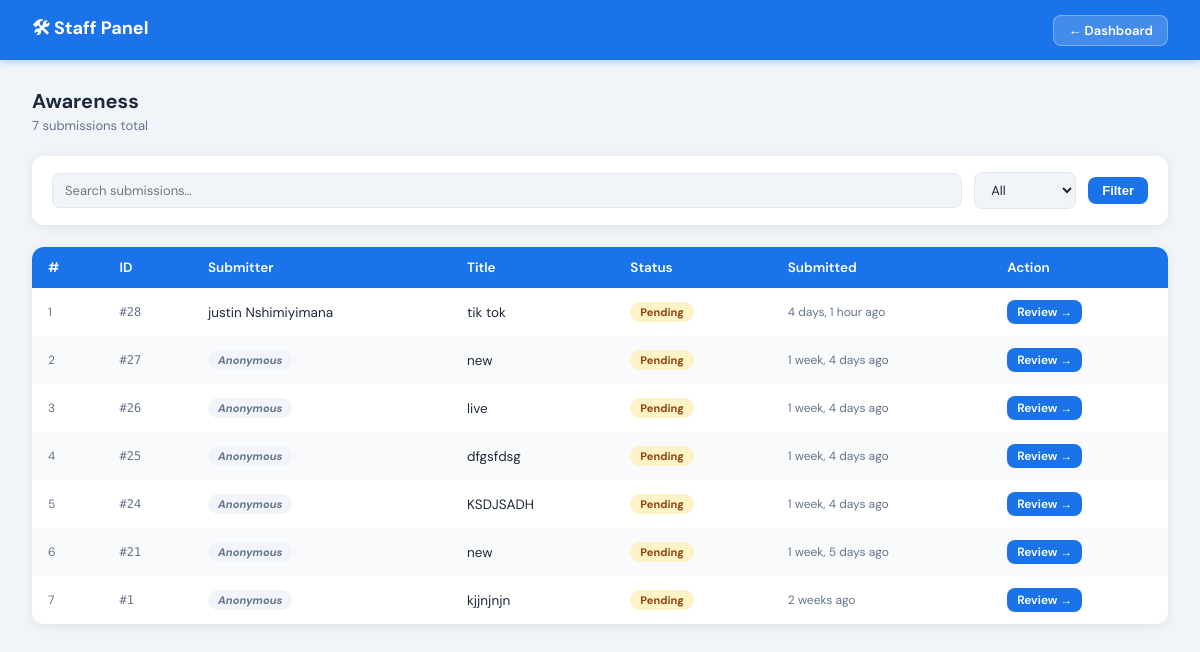
The page /staff/awareness/ (signed in) on the database as committed earlier.
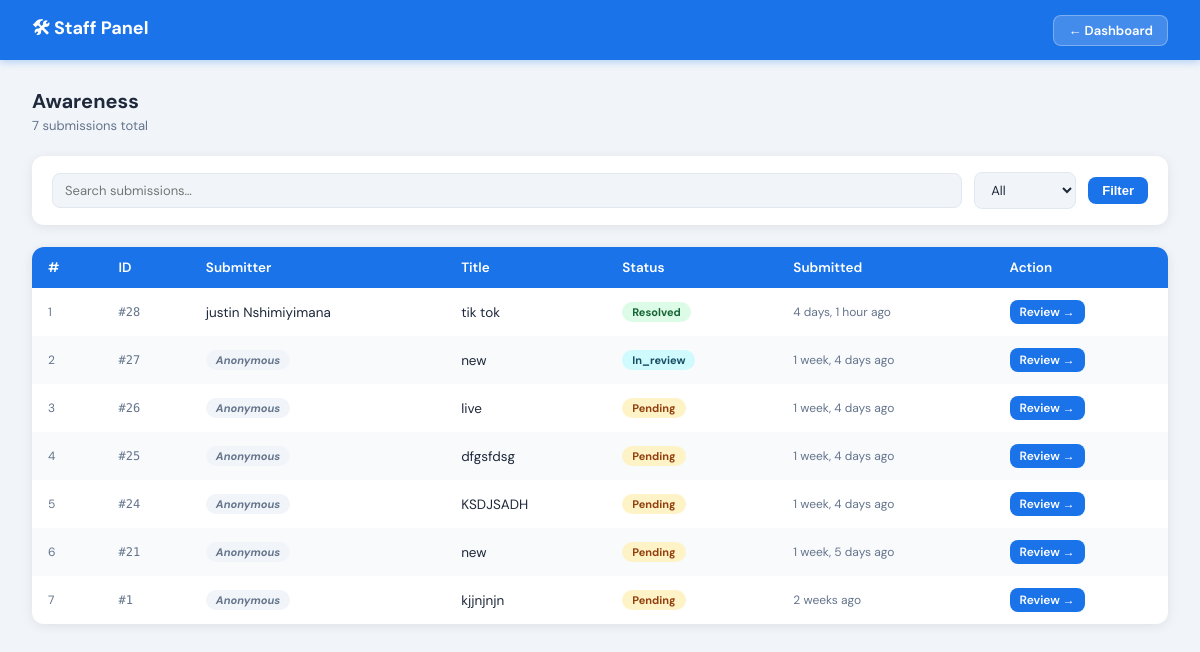
The same page on the database as committed later.
### myapp/models.py (models this page shows, shortened)
class BasePost(models.Model):
    STATUS_CHOICES = [
        ('pending',   'Pending'),
        ('in_review', 'In Review'),
        ('resolved',  'Resolved'),
        ('rejected',  'Rejected'),
    ]
    user         = models.ForeignKey(User, on_delete=models.SET_NULL, null=True, blank=True)
    title        = models.CharField(max_length=255)
    content      = models.TextField()
    is_anonymous = models.BooleanField(default=False)
    status       = models.CharField(max_length=20, choices=STATUS_CHOICES, default='pending')
    created_at   = models.DateTimeField(auto_now_add=True)
    updated_at   = models.DateTimeField(auto_now=True)
    class Meta:
        abstract = True

class PostAwareness(BasePost):
    class Meta:
        verbose_name        = 'Awareness Post'
        verbose_name_plural = 'Awareness Posts'
        ordering            = ['-created_at']

### myapp/views.py (the view, shortened to what this page needs)
# urls.py: path('staff/<slug:category_slug>/', views.staff_category_list, name='staff_category_list'),
@login_required
@staff_required
def staff_category_list(request, category_slug):
    if category_slug not in CATEGORY_MAP:
        messages.error(request, "Unknown category.")
        return redirect('staff_dashboard')
    Model, label = CATEGORY_MAP[category_slug]
    status_filter = request.GET.get('status', '')
    query         = request.GET.get('q', '')
    posts = Model.objects.all().order_by('-created_at')
    if status_filter:
        posts = posts.filter(status=status_filter)
    paginator = Paginator(posts, 20)
    page_obj  = paginator.get_page(request.GET.get('page'))
    return render(request, 'staff/category_list.html', {
        'page_obj':       page_obj,
        'category_slug':  category_slug,
        'category_label': label,
        'status_filter':  status_filter,
        'query':          query,
        'status_choices': [
            ('', 'All'), ('pending', 'Pending'), ('in_review', 'In Review'),
            ('resolved', 'Resolved'), ('rejected', 'Rejected'),
        ],
    })

### myapp/templates/staff/category_list.html (shortened to what this page needs)
<!DOCTYPE html>
<html lang="en">
<head>
</head>
<body>
<nav class="navbar">
    <a href="{% url 'staff_dashboard' %}" class="navbar-brand">🛠 Staff Panel</a>
    <div class="navbar-right">
        <a href="{% url 'staff_dashboard' %}" class="btn btn-back">← Dashboard</a>
    </div>
</nav>
<div class="page">
    <div class="page-header">
        <div>
            <h1>{{ category_label }}</h1>
            <p>{{ page_obj.paginator.count }} submission{{ page_obj.paginator.count|pluralize }} total</p>
        </div>
    </div>
    <form method="get" class="filters">
        <input type="text" name="q" value="{{ query }}" placeholder="Search submissions…">
        <select name="status">
            {% for val, display in status_choices %}
                <option value="{{ val }}" {% if status_filter == val %}selected{% endif %}>{{ display }}</option>
            {% endfor %}
        </select>
        <button type="submit" class="btn btn-primary">Filter</button>
    </form>
    <div class="table-wrapper">
        <table>
            <thead>
                <tr>
                    <th>#</th>
                    <th>ID</th>
                    <th>Submitter</th>
                    <th>
                        {% if category_slug == 'reporting' %}Report Name{% else %}Title{% endif %}
                    </th>
                    <th>Status</th>
                    <th>Submitted</th>
                    <th>Action</th>
                </tr>
            </thead>
            <tbody>
            {% for post in page_obj %}
                <tr onclick="window.location='{% url 'staff_post_detail' category_slug post.pk %}'">
                    <td style="color:var(--muted);font-size:12px;">{{ forloop.counter }}</td>
                    <td style="font-family:'DM Mono',monospace; font-size:12px; color:var(--muted);">#{{ post.pk }}</td>
                    <td>
                        {% if post.user %}
                            {{ post.user.get_full_name|default:post.user.username }}
                        {% elif category_slug == 'reporting' %}
                            {{ post.first_name }} {{ post.last_name }}
                        {% else %}
                            <span class="badge badge-anon">Anonymous</span>
                        {% endif %}
                    </td>
                    <td>
                        {% if category_slug == 'reporting' %}
                            {{ post.report_name|truncatechars:50 }}
                        {% else %}
                            {{ post.title|truncatechars:50 }}
                        {% endif %}
                    </td>
                    <td>
                        <span class="badge
                            {% if post.status == 'pending' %}badge-pending
                            {% elif post.status == 'in_review' %}badge-review
                            {% elif post.status == 'resolved' %}badge-resolved
                            {% else %}badge-rejected{% endif %}">
                            {{ post.status|capfirst }}
                        </span>
                    </td>
                    <td style="font-size:12px; color:var(--muted);">{{ post.created_at|timesince }} ago</td>
                    <td>
                        <a href="{% url 'staff_post_detail' category_slug post.pk %}"
                           class="btn btn-primary btn-sm"
                           onclick="event.stopPropagation()">
                            Review →
                        </a>
                    </td>
                </tr>
            {% empty %}
                <tr>
                    <td colspan="7" class="empty-state">No submissions found.</td>
                </tr>
            {% endfor %}
            </tbody>
        </table>
    </div>
</div>
</body>
</html>

Rows that differ between the two databases and show on the page:
changed PostAwareness "tik tok": status "Pending" → "Resolved"
changed PostAwareness id 27: status "Pending" → "In_review"
